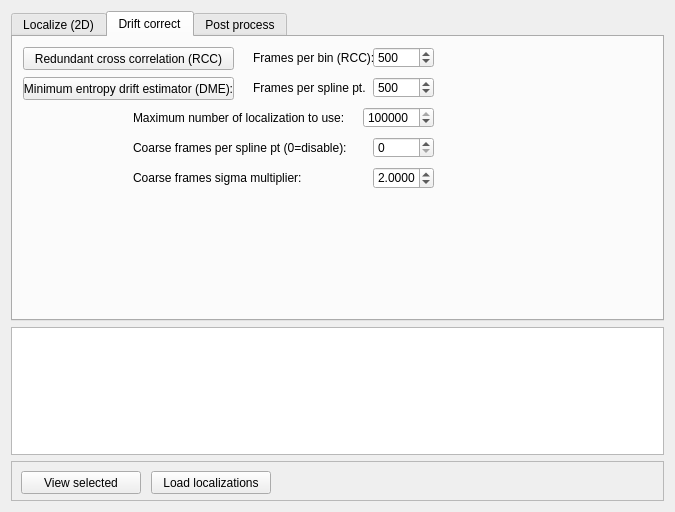
<?xml version="1.0" encoding="UTF-8"?>
<ui version="4.0">
 <class>Dialog</class>
 <widget class="QDialog" name="Dialog">
  <property name="geometry">
   <rect>
    <x>0</x>
    <y>0</y>
    <width>671</width>
    <height>512</height>
   </rect>
  </property>
  <property name="sizePolicy">
   <sizepolicy hsizetype="Expanding" vsizetype="Expanding">
    <horstretch>0</horstretch>
    <verstretch>0</verstretch>
   </sizepolicy>
  </property>
  <property name="windowTitle">
   <string>Photonpy localization toolbox</string>
  </property>
  <layout class="QVBoxLayout" name="verticalLayout">
   <item>
    <widget class="QTabWidget" name="tabWidget">
     <property name="enabled">
      <bool>true</bool>
     </property>
     <property name="minimumSize">
      <size>
       <width>653</width>
       <height>310</height>
      </size>
     </property>
     <property name="maximumSize">
      <size>
       <width>653</width>
       <height>310</height>
      </size>
     </property>
     <property name="layoutDirection">
      <enum>Qt::LeftToRight</enum>
     </property>
     <property name="currentIndex">
      <number>1</number>
     </property>
     <widget class="QWidget" name="tabLocalize">
      <attribute name="title">
       <string>Localize (2D)</string>
      </attribute>
      <widget class="QLineEdit" name="txtCameraLightFrames">
       <property name="geometry">
        <rect>
         <x>420</x>
         <y>60</y>
         <width>113</width>
         <height>20</height>
        </rect>
       </property>
       <property name="toolTip">
        <string>Tif file with a series of light frames. Easiest is to turn the LED on your phone and record a bright field series. Regular room lighting might change the measured variance due to 50 Hz oscillations. Make sure the camera does not saturate and record about 1000 frames.</string>
       </property>
      </widget>
      <widget class="QLabel" name="label_3">
       <property name="geometry">
        <rect>
         <x>10</x>
         <y>10</y>
         <width>51</width>
         <height>21</height>
        </rect>
       </property>
       <property name="text">
        <string>ROI Size</string>
       </property>
      </widget>
      <widget class="QLabel" name="label_11">
       <property name="geometry">
        <rect>
         <x>230</x>
         <y>70</y>
         <width>91</width>
         <height>21</height>
        </rect>
       </property>
       <property name="text">
        <string>Pixel size</string>
       </property>
      </widget>
      <widget class="QLabel" name="label_6">
       <property name="geometry">
        <rect>
         <x>230</x>
         <y>40</y>
         <width>91</width>
         <height>21</height>
        </rect>
       </property>
       <property name="text">
        <string>Camera offset</string>
       </property>
      </widget>
      <widget class="QPushButton" name="btnLocalize">
       <property name="geometry">
        <rect>
         <x>10</x>
         <y>240</y>
         <width>101</width>
         <height>31</height>
        </rect>
       </property>
       <property name="text">
        <string>Run</string>
       </property>
      </widget>
      <widget class="QSpinBox" name="roisize">
       <property name="geometry">
        <rect>
         <x>150</x>
         <y>10</y>
         <width>71</width>
         <height>22</height>
        </rect>
       </property>
       <property name="suffix">
        <string> pixels</string>
       </property>
       <property name="value">
        <number>9</number>
       </property>
      </widget>
      <widget class="QLabel" name="labelLocsInfo">
       <property name="geometry">
        <rect>
         <x>120</x>
         <y>240</y>
         <width>381</width>
         <height>31</height>
        </rect>
       </property>
       <property name="frameShape">
        <enum>QFrame::Panel</enum>
       </property>
       <property name="frameShadow">
        <enum>QFrame::Sunken</enum>
       </property>
       <property name="text">
        <string/>
       </property>
      </widget>
      <widget class="QLineEdit" name="tiffPath">
       <property name="geometry">
        <rect>
         <x>100</x>
         <y>170</y>
         <width>351</width>
         <height>20</height>
        </rect>
       </property>
      </widget>
      <widget class="QDoubleSpinBox" name="gain">
       <property name="geometry">
        <rect>
         <x>310</x>
         <y>10</y>
         <width>101</width>
         <height>22</height>
        </rect>
       </property>
       <property name="decimals">
        <number>4</number>
       </property>
       <property name="maximum">
        <double>1000.000000000000000</double>
       </property>
       <property name="value">
        <double>1.000000000000000</double>
       </property>
      </widget>
      <widget class="QLabel" name="label_7">
       <property name="geometry">
        <rect>
         <x>20</x>
         <y>170</y>
         <width>101</width>
         <height>21</height>
        </rect>
       </property>
       <property name="text">
        <string>TIFF Path</string>
       </property>
      </widget>
      <widget class="QDoubleSpinBox" name="detectionThreshold">
       <property name="geometry">
        <rect>
         <x>151</x>
         <y>40</y>
         <width>71</width>
         <height>22</height>
        </rect>
       </property>
       <property name="decimals">
        <number>1</number>
       </property>
       <property name="value">
        <double>5.000000000000000</double>
       </property>
      </widget>
      <widget class="QLabel" name="label_4">
       <property name="geometry">
        <rect>
         <x>230</x>
         <y>10</y>
         <width>91</width>
         <height>21</height>
        </rect>
       </property>
       <property name="text">
        <string>Camera gain</string>
       </property>
      </widget>
      <widget class="QSpinBox" name="startFrame">
       <property name="geometry">
        <rect>
         <x>100</x>
         <y>200</y>
         <width>61</width>
         <height>22</height>
        </rect>
       </property>
       <property name="suffix">
        <string/>
       </property>
       <property name="maximum">
        <number>100000000</number>
       </property>
       <property name="value">
        <number>0</number>
       </property>
      </widget>
      <widget class="QPushButton" name="btnBrowseTiff">
       <property name="geometry">
        <rect>
         <x>460</x>
         <y>170</y>
         <width>141</width>
         <height>23</height>
        </rect>
       </property>
       <property name="text">
        <string>Browse</string>
       </property>
      </widget>
      <widget class="QLabel" name="label_17">
       <property name="geometry">
        <rect>
         <x>10</x>
         <y>140</y>
         <width>261</width>
         <height>21</height>
        </rect>
       </property>
       <property name="text">
        <string>Chi square threshold (filters overlapping emitters):</string>
       </property>
      </widget>
      <widget class="QLabel" name="label">
       <property name="geometry">
        <rect>
         <x>10</x>
         <y>40</y>
         <width>101</width>
         <height>21</height>
        </rect>
       </property>
       <property name="text">
        <string>Detection Threshold</string>
       </property>
      </widget>
      <widget class="QPushButton" name="btnBrowseCameraLightFrames">
       <property name="geometry">
        <rect>
         <x>540</x>
         <y>60</y>
         <width>61</width>
         <height>23</height>
        </rect>
       </property>
       <property name="text">
        <string>Browse</string>
       </property>
      </widget>
      <widget class="QDoubleSpinBox" name="chiSquareThreshold">
       <property name="geometry">
        <rect>
         <x>270</x>
         <y>140</y>
         <width>101</width>
         <height>22</height>
        </rect>
       </property>
       <property name="decimals">
        <number>4</number>
       </property>
       <property name="value">
        <double>5.000000000000000</double>
       </property>
      </widget>
      <widget class="QDoubleSpinBox" name="pixelsize">
       <property name="geometry">
        <rect>
         <x>310</x>
         <y>70</y>
         <width>101</width>
         <height>22</height>
        </rect>
       </property>
       <property name="maximum">
        <double>10000.000000000000000</double>
       </property>
       <property name="value">
        <double>100.000000000000000</double>
       </property>
      </widget>
      <widget class="QLabel" name="label_23">
       <property name="geometry">
        <rect>
         <x>20</x>
         <y>200</y>
         <width>91</width>
         <height>21</height>
        </rect>
       </property>
       <property name="text">
        <string>Start frame:</string>
       </property>
      </widget>
      <widget class="QDoubleSpinBox" name="offset">
       <property name="geometry">
        <rect>
         <x>310</x>
         <y>40</y>
         <width>101</width>
         <height>22</height>
        </rect>
       </property>
       <property name="maximum">
        <double>10000.000000000000000</double>
       </property>
       <property name="value">
        <double>100.000000000000000</double>
       </property>
      </widget>
      <widget class="QCheckBox" name="checkBoxPerPixelCamCalib">
       <property name="geometry">
        <rect>
         <x>420</x>
         <y>10</y>
         <width>171</width>
         <height>17</height>
        </rect>
       </property>
       <property name="text">
        <string>Use per-pixel offset/gain:</string>
       </property>
      </widget>
      <widget class="QPushButton" name="btnBrowseCameraDarkFrames">
       <property name="geometry">
        <rect>
         <x>540</x>
         <y>30</y>
         <width>61</width>
         <height>23</height>
        </rect>
       </property>
       <property name="text">
        <string>Browse</string>
       </property>
      </widget>
      <widget class="QLineEdit" name="txtCameraDarkFrames">
       <property name="geometry">
        <rect>
         <x>420</x>
         <y>30</y>
         <width>113</width>
         <height>20</height>
        </rect>
       </property>
       <property name="toolTip">
        <string>Enter a tif file that contains a series of completely dark frames of the camera. Should be the same size (and region) of the camera as the measurement. </string>
       </property>
      </widget>
      <widget class="QLabel" name="label_18">
       <property name="geometry">
        <rect>
         <x>420</x>
         <y>90</y>
         <width>211</width>
         <height>51</height>
        </rect>
       </property>
       <property name="text">
        <string>&lt;html&gt;&lt;head/&gt;&lt;body&gt;&lt;p&gt;Use mean frames as spot detector bg:&lt;/p&gt;&lt;p&gt;(0=disable)&lt;/p&gt;&lt;/body&gt;&lt;/html&gt;</string>
       </property>
      </widget>
      <widget class="QSpinBox" name="spinSigmaFitFramesPerBin">
       <property name="geometry">
        <rect>
         <x>320</x>
         <y>100</y>
         <width>91</width>
         <height>22</height>
        </rect>
       </property>
       <property name="minimum">
        <number>10</number>
       </property>
       <property name="maximum">
        <number>10000</number>
       </property>
       <property name="value">
        <number>100</number>
       </property>
      </widget>
      <widget class="QLabel" name="label_9">
       <property name="geometry">
        <rect>
         <x>170</x>
         <y>100</y>
         <width>141</width>
         <height>21</height>
        </rect>
       </property>
       <property name="text">
        <string>Gaussian sigma frames/bin:</string>
       </property>
      </widget>
      <widget class="QLabel" name="label_24">
       <property name="geometry">
        <rect>
         <x>180</x>
         <y>200</y>
         <width>141</width>
         <height>21</height>
        </rect>
       </property>
       <property name="text">
        <string>Number of frames (0 for all):</string>
       </property>
      </widget>
      <widget class="QSpinBox" name="spinNumFrames">
       <property name="geometry">
        <rect>
         <x>320</x>
         <y>200</y>
         <width>61</width>
         <height>22</height>
        </rect>
       </property>
       <property name="suffix">
        <string/>
       </property>
       <property name="maximum">
        <number>100000000</number>
       </property>
       <property name="value">
        <number>0</number>
       </property>
      </widget>
      <widget class="QLabel" name="label_5">
       <property name="geometry">
        <rect>
         <x>10</x>
         <y>70</y>
         <width>101</width>
         <height>21</height>
        </rect>
       </property>
       <property name="text">
        <string>Approx. PSF Sigma:</string>
       </property>
      </widget>
      <widget class="QDoubleSpinBox" name="spotDetectionPSFSigma">
       <property name="geometry">
        <rect>
         <x>150</x>
         <y>70</y>
         <width>71</width>
         <height>22</height>
        </rect>
       </property>
       <property name="toolTip">
        <string>&lt;html&gt;&lt;head/&gt;&lt;body&gt;&lt;p&gt;Approximate value for the PSF sigma (assuming 2D Gaussian PSF model). &lt;br/&gt;This value is only used for spot detection&lt;/p&gt;&lt;/body&gt;&lt;/html&gt;</string>
       </property>
       <property name="decimals">
        <number>1</number>
       </property>
       <property name="value">
        <double>2.000000000000000</double>
       </property>
      </widget>
      <widget class="QSpinBox" name="spinSpotDetectorUseMeanImage">
       <property name="geometry">
        <rect>
         <x>510</x>
         <y>120</y>
         <width>71</width>
         <height>22</height>
        </rect>
       </property>
      </widget>
      <widget class="QLabel" name="label_25">
       <property name="geometry">
        <rect>
         <x>410</x>
         <y>200</y>
         <width>91</width>
         <height>21</height>
        </rect>
       </property>
       <property name="text">
        <string>Sum frames:</string>
       </property>
      </widget>
      <widget class="QSpinBox" name="spinSumFrames">
       <property name="geometry">
        <rect>
         <x>500</x>
         <y>200</y>
         <width>61</width>
         <height>22</height>
        </rect>
       </property>
       <property name="suffix">
        <string/>
       </property>
       <property name="minimum">
        <number>1</number>
       </property>
       <property name="maximum">
        <number>1000</number>
       </property>
       <property name="value">
        <number>1</number>
       </property>
      </widget>
     </widget>
     <widget class="QWidget" name="tabDriftCorrect">
      <attribute name="title">
       <string>Drift correct</string>
      </attribute>
      <widget class="QPushButton" name="btnRCC">
       <property name="geometry">
        <rect>
         <x>10</x>
         <y>10</y>
         <width>211</width>
         <height>23</height>
        </rect>
       </property>
       <property name="text">
        <string>Redundant cross correlation (RCC)</string>
       </property>
      </widget>
      <widget class="QSpinBox" name="rccFramesPerBin">
       <property name="geometry">
        <rect>
         <x>360</x>
         <y>10</y>
         <width>61</width>
         <height>21</height>
        </rect>
       </property>
       <property name="maximum">
        <number>10000</number>
       </property>
       <property name="value">
        <number>500</number>
       </property>
      </widget>
      <widget class="QLabel" name="label_2">
       <property name="geometry">
        <rect>
         <x>240</x>
         <y>10</y>
         <width>121</width>
         <height>21</height>
        </rect>
       </property>
       <property name="text">
        <string>Frames per bin (RCC):</string>
       </property>
      </widget>
      <widget class="QPushButton" name="btnMinEntropyDrift">
       <property name="geometry">
        <rect>
         <x>10</x>
         <y>40</y>
         <width>211</width>
         <height>23</height>
        </rect>
       </property>
       <property name="text">
        <string>Minimum entropy drift estimator (DME):</string>
       </property>
      </widget>
      <widget class="QSpinBox" name="minEntMaxSpots">
       <property name="geometry">
        <rect>
         <x>350</x>
         <y>70</y>
         <width>71</width>
         <height>21</height>
        </rect>
       </property>
       <property name="minimum">
        <number>10000</number>
       </property>
       <property name="maximum">
        <number>10000000</number>
       </property>
       <property name="value">
        <number>200000</number>
       </property>
      </widget>
      <widget class="QSpinBox" name="minEntFramesPerBin">
       <property name="geometry">
        <rect>
         <x>360</x>
         <y>40</y>
         <width>61</width>
         <height>21</height>
        </rect>
       </property>
       <property name="maximum">
        <number>10000</number>
       </property>
       <property name="value">
        <number>500</number>
       </property>
      </widget>
      <widget class="QLabel" name="label_8">
       <property name="geometry">
        <rect>
         <x>240</x>
         <y>40</y>
         <width>121</width>
         <height>21</height>
        </rect>
       </property>
       <property name="text">
        <string>Frames per spline pt.</string>
       </property>
      </widget>
      <widget class="QLabel" name="label_10">
       <property name="geometry">
        <rect>
         <x>120</x>
         <y>70</y>
         <width>221</width>
         <height>21</height>
        </rect>
       </property>
       <property name="text">
        <string>Maximum number of localization to use:</string>
       </property>
      </widget>
      <widget class="QSpinBox" name="minEntCoarseFPB">
       <property name="geometry">
        <rect>
         <x>360</x>
         <y>100</y>
         <width>61</width>
         <height>21</height>
        </rect>
       </property>
       <property name="maximum">
        <number>1000000</number>
       </property>
       <property name="value">
        <number>0</number>
       </property>
      </widget>
      <widget class="QLabel" name="label_12">
       <property name="geometry">
        <rect>
         <x>120</x>
         <y>100</y>
         <width>221</width>
         <height>21</height>
        </rect>
       </property>
       <property name="text">
        <string>Coarse frames per spline pt (0=disable):</string>
       </property>
      </widget>
      <widget class="QDoubleSpinBox" name="minEntCoarseSigmaMultiplier">
       <property name="geometry">
        <rect>
         <x>360</x>
         <y>130</y>
         <width>61</width>
         <height>22</height>
        </rect>
       </property>
       <property name="decimals">
        <number>4</number>
       </property>
       <property name="minimum">
        <double>1.000000000000000</double>
       </property>
       <property name="maximum">
        <double>1000.000000000000000</double>
       </property>
       <property name="value">
        <double>2.000000000000000</double>
       </property>
      </widget>
      <widget class="QLabel" name="label_13">
       <property name="geometry">
        <rect>
         <x>120</x>
         <y>130</y>
         <width>221</width>
         <height>21</height>
        </rect>
       </property>
       <property name="text">
        <string>Coarse frames sigma multiplier:</string>
       </property>
      </widget>
     </widget>
     <widget class="QWidget" name="tabPostProcess">
      <property name="enabled">
       <bool>false</bool>
      </property>
      <attribute name="title">
       <string>Post process</string>
      </attribute>
      <widget class="QPushButton" name="btnLinkLocs">
       <property name="geometry">
        <rect>
         <x>160</x>
         <y>10</y>
         <width>141</width>
         <height>31</height>
        </rect>
       </property>
       <property name="text">
        <string>Measure on time</string>
       </property>
      </widget>
      <widget class="QPushButton" name="btnLinkLocs_2">
       <property name="geometry">
        <rect>
         <x>10</x>
         <y>10</y>
         <width>141</width>
         <height>31</height>
        </rect>
       </property>
       <property name="text">
        <string>Export intensity traces</string>
       </property>
      </widget>
      <widget class="QGroupBox" name="groupROIExtract">
       <property name="geometry">
        <rect>
         <x>10</x>
         <y>50</y>
         <width>621</width>
         <height>121</height>
        </rect>
       </property>
       <property name="title">
        <string>ROI Extraction</string>
       </property>
       <widget class="QPushButton" name="btnExtractROIs">
        <property name="geometry">
         <rect>
          <x>10</x>
          <y>20</y>
          <width>171</width>
          <height>23</height>
         </rect>
        </property>
        <property name="text">
         <string>Extract ROIs using localizations</string>
        </property>
       </widget>
       <widget class="QSpinBox" name="maxLinkFrameskip">
        <property name="geometry">
         <rect>
          <x>320</x>
          <y>40</y>
          <width>51</width>
          <height>22</height>
         </rect>
        </property>
        <property name="value">
         <number>4</number>
        </property>
       </widget>
       <widget class="QDoubleSpinBox" name="maxLinkDistance">
        <property name="geometry">
         <rect>
          <x>320</x>
          <y>10</y>
          <width>51</width>
          <height>22</height>
         </rect>
        </property>
        <property name="value">
         <double>0.500000000000000</double>
        </property>
       </widget>
       <widget class="QLabel" name="label_34">
        <property name="geometry">
         <rect>
          <x>190</x>
          <y>40</y>
          <width>111</width>
          <height>21</height>
         </rect>
        </property>
        <property name="text">
         <string>Max frames skipped</string>
        </property>
       </widget>
       <widget class="QLabel" name="label_35">
        <property name="geometry">
         <rect>
          <x>190</x>
          <y>10</y>
          <width>131</width>
          <height>21</height>
         </rect>
        </property>
        <property name="text">
         <string>Max distance XY (in CRLB)</string>
        </property>
       </widget>
       <widget class="QLabel" name="label_37">
        <property name="geometry">
         <rect>
          <x>190</x>
          <y>80</y>
          <width>101</width>
          <height>21</height>
         </rect>
        </property>
        <property name="text">
         <string>Extracted ROIs file:</string>
        </property>
       </widget>
       <widget class="QLineEdit" name="txtROIFile">
        <property name="geometry">
         <rect>
          <x>310</x>
          <y>80</y>
          <width>191</width>
          <height>20</height>
         </rect>
        </property>
       </widget>
       <widget class="QPushButton" name="btnBrowseROIs">
        <property name="geometry">
         <rect>
          <x>510</x>
          <y>80</y>
          <width>91</width>
          <height>23</height>
         </rect>
        </property>
        <property name="text">
         <string>Browse</string>
        </property>
       </widget>
       <widget class="QLabel" name="label_36">
        <property name="geometry">
         <rect>
          <x>380</x>
          <y>10</y>
          <width>161</width>
          <height>21</height>
         </rect>
        </property>
        <property name="text">
         <string>Max distance intensity (in CRLB)</string>
        </property>
       </widget>
       <widget class="QDoubleSpinBox" name="maxLinkDistanceIntensity">
        <property name="geometry">
         <rect>
          <x>540</x>
          <y>10</y>
          <width>51</width>
          <height>22</height>
         </rect>
        </property>
        <property name="value">
         <double>0.500000000000000</double>
        </property>
       </widget>
       <widget class="QLabel" name="label_38">
        <property name="geometry">
         <rect>
          <x>380</x>
          <y>40</y>
          <width>151</width>
          <height>21</height>
         </rect>
        </property>
        <property name="text">
         <string>Append frames front and end</string>
        </property>
       </widget>
       <widget class="QSpinBox" name="roiExtractAppend">
        <property name="geometry">
         <rect>
          <x>540</x>
          <y>40</y>
          <width>51</width>
          <height>22</height>
         </rect>
        </property>
        <property name="value">
         <number>0</number>
        </property>
       </widget>
       <widget class="QSpinBox" name="roiExtractSpotFrames">
        <property name="geometry">
         <rect>
          <x>120</x>
          <y>50</y>
          <width>51</width>
          <height>22</height>
         </rect>
        </property>
        <property name="value">
         <number>20</number>
        </property>
       </widget>
       <widget class="QLabel" name="label_39">
        <property name="geometry">
         <rect>
          <x>10</x>
          <y>50</y>
          <width>91</width>
          <height>21</height>
         </rect>
        </property>
        <property name="text">
         <string>Max spot frames:</string>
        </property>
       </widget>
       <widget class="QLabel" name="label_40">
        <property name="geometry">
         <rect>
          <x>10</x>
          <y>80</y>
          <width>91</width>
          <height>21</height>
         </rect>
        </property>
        <property name="text">
         <string>Min spot frames:</string>
        </property>
       </widget>
       <widget class="QSpinBox" name="roiExtractMinSpotFrames">
        <property name="geometry">
         <rect>
          <x>120</x>
          <y>80</y>
          <width>51</width>
          <height>22</height>
         </rect>
        </property>
        <property name="value">
         <number>20</number>
        </property>
       </widget>
      </widget>
     </widget>
    </widget>
   </item>
   <item>
    <widget class="QListView" name="listDatasets">
     <property name="sizeIncrement">
      <size>
       <width>1</width>
       <height>1</height>
      </size>
     </property>
    </widget>
   </item>
   <item>
    <widget class="QFrame" name="frame">
     <property name="minimumSize">
      <size>
       <width>0</width>
       <height>40</height>
      </size>
     </property>
     <property name="frameShape">
      <enum>QFrame::StyledPanel</enum>
     </property>
     <property name="frameShadow">
      <enum>QFrame::Raised</enum>
     </property>
     <widget class="QPushButton" name="btnViewSelected">
      <property name="geometry">
       <rect>
        <x>10</x>
        <y>10</y>
        <width>120</width>
        <height>23</height>
       </rect>
      </property>
      <property name="maximumSize">
       <size>
        <width>120</width>
        <height>16777215</height>
       </size>
      </property>
      <property name="text">
       <string>View selected</string>
      </property>
     </widget>
     <widget class="QPushButton" name="btnLoad">
      <property name="geometry">
       <rect>
        <x>140</x>
        <y>10</y>
        <width>120</width>
        <height>23</height>
       </rect>
      </property>
      <property name="maximumSize">
       <size>
        <width>120</width>
        <height>16777215</height>
       </size>
      </property>
      <property name="text">
       <string>Load localizations</string>
      </property>
     </widget>
    </widget>
   </item>
  </layout>
 </widget>
 <resources/>
 <connections/>
</ui>
